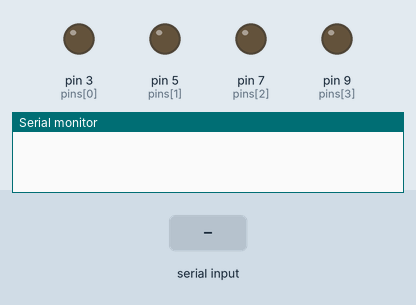
A sketch run on a simulated Arduino Uno, built with avr-gcc and run on an emulated ATmega328P. Parts: output pins drawn as LEDs (lit = HIGH), the last lines printed to the serial monitor. The inputs (shaded band) are chosen by the test bench.

Above: at 1.2 s.
1.3 s: "30,150\n" received over Serial
At 2.6 s:
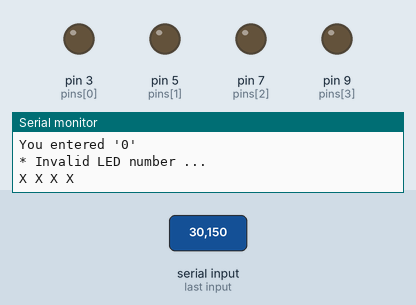
2.9 s: "90,45\n" received over Serial
At 3.05 s:
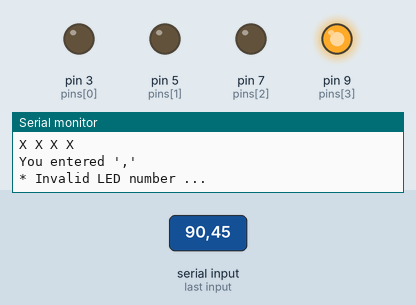
4.5 s: "200\n" received over Serial
At 5.5 s:
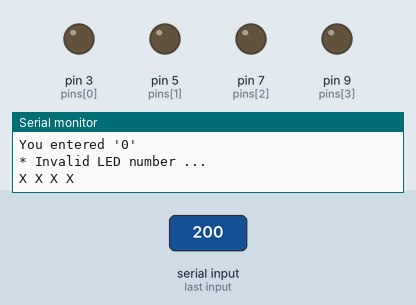
Timing chart, 0 to 7.5 s (numbered marks = the images above; inputs shaded):
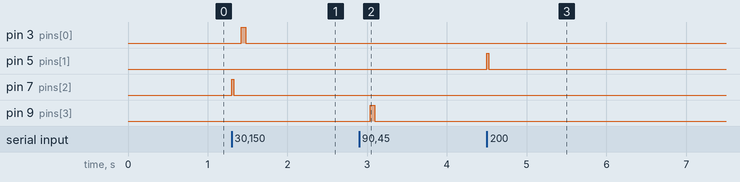

Measured:
- after the input at 1.3 s, pin 3 (pins[0]): LOW → HIGH after 0.12 s, → LOW 0.06 s later; pin 7 (pins[2]): LOW → HIGH at once, → LOW 0.03 s later
- after the input at 2.9 s, pin 9 (pins[3]): LOW → HIGH after 0.14 s, → LOW 0.06 s later
- after the input at 4.5 s, pin 5 (pins[1]): LOW → HIGH at once, → LOW 0.02 s later

The sketch:

app.ino
```cpp
int pins[] = {3, 5, 7, 9};
int state = 0;
void setup()
{
    Serial.begin(9600);
    for (int i = 0; i < 4; i++)
    {
        pinMode(pins[i], OUTPUT);
        digitalWrite(pins[i], LOW);
    }
}
void loop()
{
    if (Serial.available())
    {
        char data = Serial.read();
        if (data == '\r' || data == '\n')
            return;
        Serial.println(String("You entered \'") + data + '\'');
        if (data >= '1' && data <= '4')
        {
            state = data - '0' - 1; // LED 인덱스로 변환
            Serial.print("LED ");
            Serial.print(state + 1);
            Serial.println("i On...");
        }
        else
        {
            Serial.println("* Invalid LED number ...");
            state =
                -1;
        }
        for (int
                 i = 0;
             i < 4;
             i++)
        {
            if (
                i == state)
            {
                Serial.print("O ");
                digitalWrite(pins[i], HIGH);
            }
            else
            {
                Serial.print("X ");
                digitalWrite(pins[i], LOW);
            }
        }
        Serial.println();
    }
}
```
